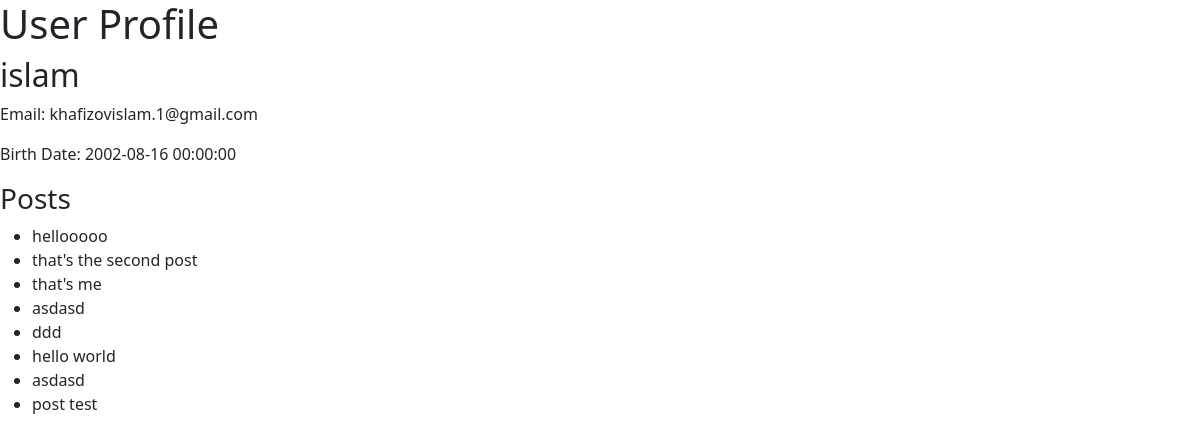
Page /user/1 on the committed database.
### server1.py (models this page shows)
class User(db.Model):
    id = db.Column(db.Integer, primary_key=True)
    nickname = db.Column(db.String(50), unique=True, nullable=False)
    email = db.Column(db.String(120), unique=True, nullable=False)
    birth_date = db.Column(db.DateTime, nullable=False)
    password = db.Column(db.String(60), nullable=False)
    posts = db.relationship('Post', backref='author', lazy=True)

class Post(db.Model):
    id = db.Column(db.Integer, primary_key=True)
    content = db.Column(db.String(140), nullable=False)
    timestamp = db.Column(db.DateTime, nullable=False, default=datetime.utcnow)
    user_id = db.Column(db.Integer, db.ForeignKey('user.id'), nullable=False)
    likes = db.relationship('Like', backref='post', lazy=True)

### server1.py (the view)
@app.route('/user/<int:user_id>')
def user(user_id):
    user = User.query.get_or_404(user_id)
    return render_template('user.html', user=user)

### templates/user.html (shortened to what this page needs)
<!DOCTYPE html>
<html lang="en">
<head>
    <link href="https://cdn.jsdelivr.net/npm/bootstrap@5.3.3/dist/css/bootstrap.min.css" rel="stylesheet">
</head>
<body>
    <h1>User Profile</h1>
    <h2>{{ user.nickname }}</h2>
    <p>Email: {{ user.email }}</p>
    <p>Birth Date: {{ user.birth_date }}</p>
    <h3>Posts</h3>
    <ul>
        {% for post in user.posts %}
        <li>{{ post.content }}</li>
        {% endfor %}
    </ul>
</body>
</html>

### rows in the picture
User: nickname "islam", email "khafizovislam.1@gmail.com", birth_date "2002-08-16 00:00:00"
Post: content "hellooooo"
Post: content "that's the second post"
Post: content "that's me"
Post: content "asdasd"
Post: content "ddd"
Post: content "hello world"
Post: content "asdasd"
Post: content "post test"
